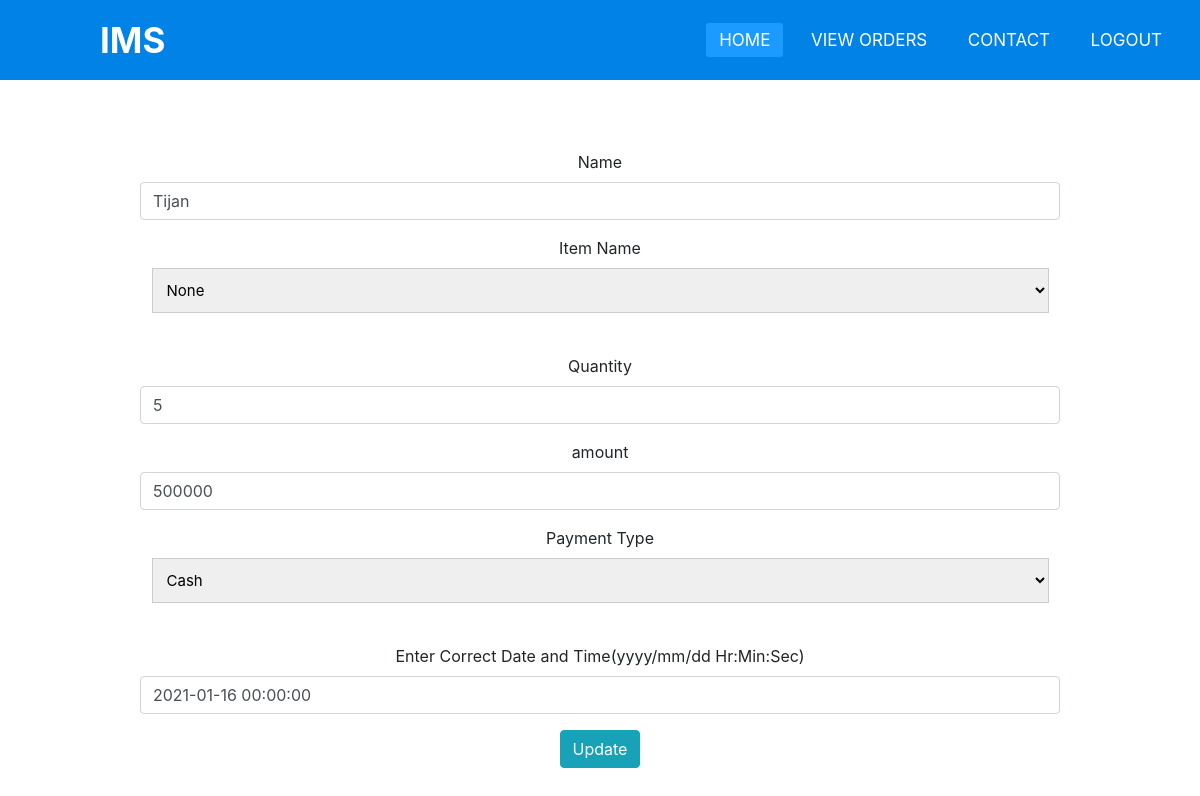
The app's page /update.php?update_id=1 with its own data.
### tables this page shows
CREATE TABLE `orders` (
  `id` int(50) NOT NULL,
  `username` varchar(50) NOT NULL,
  `item_name` varchar(50) NOT NULL,
  `quantity` varchar(50) NOT NULL,
  `amount_paid` int(100) NOT NULL,
  `payment_type` varchar(100) NOT NULL,
  `date_time` datetime NOT NULL
);

CREATE TABLE `products` (
  `pid` int(50) NOT NULL,
  `product_name` varchar(100) NOT NULL
);

### update.php (the view, shortened to what this page needs)
<?php include "db.php";
 include_once'navheader.php';
 ?>
  <?php
    include_once'navheader.php';
        require('db.php');
$query1 = "SELECT * FROM `products`";
$result2 = mysqli_query($con, $query1);
$options = "";
while($row2 = mysqli_fetch_array($result2))
{
    $options = $options."<option>$row2[1]</option>";
}
?>
<!DOCTYPE html>
<html>
<head>
 <link rel="stylesheet" href="style.css"/>
 <link rel="stylesheet" href="https://maxcdn.bootstrapcdn.com/bootstrap/4.0.0-beta.2/css/bootstrap.min.css">
</head>
<body>
<div class="container" style="margin-top: 70px;">
 <div class="row justify-content-center">
  <div class="col-md-10 text-center">
   <?php
  if(isset($_GET['update_id'])): ?>
  <?php $id = $_GET['update_id']; ?>
  <?php $query = mysqli_query($con, "SELECT * FROM orders WHERE id = '$id' ");
  $r = mysqli_fetch_array($query);
  $name = $r['username'];
  $quantity = $r['quantity'];
  $amount = $r['amount_paid'];
  $date= $r['date_time'];
   ?>
    <form method="POST" action="update.php">
        <div class="form-group">
        <label>Name</label>
          <input type="text" name="username" class="form-control" placeholder="Enter Name..." required="" value="<?php echo $name; ?>">
        </div>
        <div class="form-group">
        <label>Item Name</label>
        <select class="login-input" name="item_name">
                    <?php echo $options;?>
            </select>
        </div>
        <div class="form-group">
        <label>Quantity</label>
          <input type="text" name="quantity" class="form-control" placeholder="Enter Quantity..." required="" value="<?php echo $quantity; ?>">
        </div>
        <div class="form-group">
        <label>amount</label>
          <input type="text" name="amount_paid" class="form-control" placeholder="Enter amount..." required="" value="<?php echo $amount; ?>">
        </div>
        <div class="form-group">
        <label>Payment Type</label>
        <select name="payment_type"  class="login-input" id="payment_type" required/>
                          <option>Cash</option>
        </div>
        <div class="form-group">
        <label>Enter Correct Date and Time(yyyy/mm/dd Hr:Min:Sec)</label>
          <input type="text" name="date" class="form-control" placeholder="Enter the correct date..." required="" value="<?php echo $date; ?>">
        </div>
        <div class="form-group">
          <input type="submit" name="update" class="btn btn-info" value="Update">
        </div>
       </form>
<?php endif; ?>
  </div>
 </div>
</div>
</body>
</html>

### header.css (style rules this page uses)
* { padding: 0; margin: 0; text-decoration: none; list-style: none; box-sizing: border-box; }
body { font-family: montserrat; }

### style.css (style rules this page uses)
body { background: rgb(204, 196, 196); }
.login-input { font-size: 15px; border: 1px solid #ccc; padding: 10px; margin-bottom: 25px; height: 45px; width: calc(100% - 23px); }

### records on screen
orders: username "Tijan", quantity "5", amount_paid "500000", date "2021-01-16 00:00:00"
products: item_name "None"
